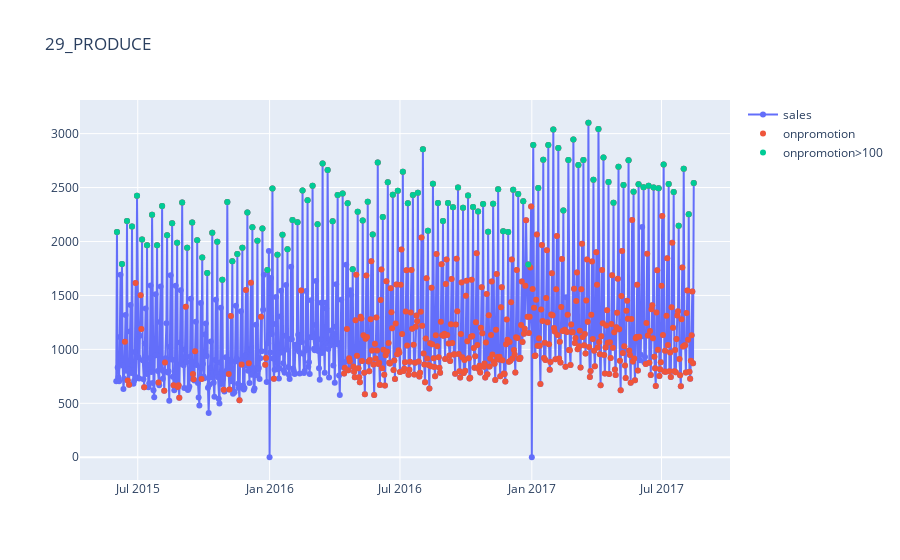

Write notebook code for a chart like this one.
### Code cell
df_plot = train_proc_sales[train_proc_sales['comb']=='29_PRODUCE'].copy()
df_plot = df_plot[df_plot['date']>=df_plot[df_plot['sales']!=0]['date'].min()].copy()
df_plot['date'] = pd.to_datetime(df_plot['date'])

fig = go.Figure()
fig.add_trace(go.Scatter(x=df_plot['date'],
y=df_plot['sales'],
name='sales',
mode='lines+markers',
text=df_plot['date'].dt.strftime('%b %d, %Y, %a'),
hovertemplate='%{text}, %{y:.2f}'))
fig.add_trace(go.Scatter(x=df_plot[df_plot['onpromotion']>0]['date'],
y=df_plot[df_plot['onpromotion']>0]['sales'],
name='onpromotion',
mode='markers',
text=df_plot[df_plot['onpromotion']>0]['date'].dt.strftime('%b %d, %Y, %a'),
hovertemplate='%{text}, %{y:.2f}'))
fig.add_trace(go.Scatter(x=df_plot[df_plot['onpromotion']>100]['date'],
y=df_plot[df_plot['onpromotion']>100]['sales'],
name='onpromotion>100',
mode='markers',
text=df_plot[df_plot['onpromotion']>100]['date'].dt.strftime('%b %d, %Y, %a'),
hovertemplate='%{text}, %{y:.2f}'))
fig.update_layout(title='29_PRODUCE')
fig.show()

# Some items are on promotion on all dates towards from Apr 2016 but more 
# than 100 items are on promotion only on tuesdays and because of this there is high sales on tuesday

### Figure 1 — Plotly figure (JSON) as saved in the notebook; plotly's stock layout.template omitted (floating-point values rounded to 4 significant figures; data arrays with more than 128 entries replaced by an {"elided": "..."} marker saying what was removed)
{"data": [{"hovertemplate": "%{text}, %{y:.2f}", "mode": "lines+markers", "name": "sales", "text": {"elided": "805 str values"}, "type": "scatter", "x": {"elided": "805 str values"}, "y": {"elided": "805 float values"}}, {"hovertemplate": "%{text}, %{y:.2f}", "mode": "markers", "name": "onpromotion", "text": {"elided": "552 str values"}, "type": "scatter", "x": {"elided": "552 str values"}, "y": {"elided": "552 float values"}}, {"hovertemplate": "%{text}, %{y:.2f}", "mode": "markers", "name": "onpromotion>100", "text": ["Jun 02, 2015, Tue", "Jun 09, 2015, Tue", "Jun 16, 2015, Tue", "Jun 23, 2015, Tue", "Jun 30, 2015, Tue", "Jul 07, 2015, Tue", "Jul 14, 2015, Tue", "Jul 21, 2015, Tue", "Jul 28, 2015, Tue", "Aug 04, 2015, Tue", "Aug 11, 2015, Tue", "Aug 18, 2015, Tue", "Aug 25, 2015, Tue", "Sep 01, 2015, Tue", "Sep 08, 2015, Tue", "Sep 15, 2015, Tue", "Sep 22, 2015, Tue", "Sep 29, 2015, Tue", "Oct 06, 2015, Tue", "Oct 13, 2015, Tue", "Oct 20, 2015, Tue", "Oct 27, 2015, Tue", "Nov 03, 2015, Tue", "Nov 10, 2015, Tue", "Nov 17, 2015, Tue", "Nov 24, 2015, Tue", "Dec 01, 2015, Tue", "Dec 08, 2015, Tue", "Dec 15, 2015, Tue", "Dec 22, 2015, Tue", "Dec 29, 2015, Tue", "Jan 05, 2016, Tue", "Jan 12, 2016, Tue", "Jan 19, 2016, Tue", "Jan 26, 2016, Tue", "Feb 02, 2016, Tue", "Feb 09, 2016, Tue", "Feb 16, 2016, Tue", "Feb 23, 2016, Tue", "Mar 01, 2016, Tue", "Mar 08, 2016, Tue", "Mar 15, 2016, Tue", "Mar 22, 2016, Tue", "Mar 29, 2016, Tue", "Apr 05, 2016, Tue", "Apr 12, 2016, Tue", "Apr 19, 2016, Tue", "Apr 26, 2016, Tue", "May 03, 2016, Tue", "May 10, 2016, Tue", "May 17, 2016, Tue", "May 24, 2016, Tue", "May 31, 2016, Tue", "Jun 07, 2016, Tue", "Jun 14, 2016, Tue", "Jun 21, 2016, Tue", "Jun 28, 2016, Tue", "Jul 05, 2016, Tue", "Jul 12, 2016, Tue", "Jul 19, 2016, Tue", "Jul 26, 2016, Tue", "Aug 02, 2016, Tue", "Aug 09, 2016, Tue", "Aug 16, 2016, Tue", "Aug 23, 2016, Tue", "Aug 30, 2016, Tue", "Sep 06, 2016, Tue", "Sep 13, 2016, Tue", "Sep 20, 2016, Tue", "Sep 27, 2016, Tue", "Oct 04, 2016, Tue", "Oct 11, 2016, Tue", "Oct 18, 2016, Tue", "Oct 25, 2016, Tue", "Nov 01, 2016, Tue", "Nov 08, 2016, Tue", "Nov 15, 2016, Tue", "Nov 22, 2016, Tue", "Nov 29, 2016, Tue", "Dec 06, 2016, Tue", "Dec 13, 2016, Tue", "Dec 20, 2016, Tue", "Dec 27, 2016, Tue", "Jan 03, 2017, Tue", "Jan 10, 2017, Tue", "Jan 17, 2017, Tue", "Jan 24, 2017, Tue", "Jan 31, 2017, Tue", "Feb 07, 2017, Tue", "Feb 14, 2017, Tue", "Feb 21, 2017, Tue", "Feb 28, 2017, Tue", "Mar 07, 2017, Tue", "Mar 14, 2017, Tue", "Mar 21, 2017, Tue", "Mar 28, 2017, Tue", "Apr 04, 2017, Tue", "Apr 11, 2017, Tue", "Apr 18, 2017, Tue", "Apr 25, 2017, Tue", "May 02, 2017, Tue", "May 09, 2017, Tue", "May 16, 2017, Tue", "May 23, 2017, Tue", "May 30, 2017, Tue", "Jun 06, 2017, Tue", "Jun 13, 2017, Tue", "Jun 20, 2017, Tue", "Jun 27, 2017, Tue", "Jul 04, 2017, Tue", "Jul 11, 2017, Tue", "Jul 18, 2017, Tue", "Jul 25, 2017, Tue", "Aug 01, 2017, Tue", "Aug 08, 2017, Tue", "Aug 15, 2017, Tue"], "type": "scatter", "x": ["2015-06-02T00:00:00", "2015-06-09T00:00:00", "2015-06-16T00:00:00", "2015-06-23T00:00:00", "2015-06-30T00:00:00", "2015-07-07T00:00:00", "2015-07-14T00:00:00", "2015-07-21T00:00:00", "2015-07-28T00:00:00", "2015-08-04T00:00:00", "2015-08-11T00:00:00", "2015-08-18T00:00:00", "2015-08-25T00:00:00", "2015-09-01T00:00:00", "2015-09-08T00:00:00", "2015-09-15T00:00:00", "2015-09-22T00:00:00", "2015-09-29T00:00:00", "2015-10-06T00:00:00", "2015-10-13T00:00:00", "2015-10-20T00:00:00", "2015-10-27T00:00:00", "2015-11-03T00:00:00", "2015-11-10T00:00:00", "2015-11-17T00:00:00", "2015-11-24T00:00:00", "2015-12-01T00:00:00", "2015-12-08T00:00:00", "2015-12-15T00:00:00", "2015-12-22T00:00:00", "2015-12-29T00:00:00", "2016-01-05T00:00:00", "2016-01-12T00:00:00", "2016-01-19T00:00:00", "2016-01-26T00:00:00", "2016-02-02T00:00:00", "2016-02-09T00:00:00", "2016-02-16T00:00:00", "2016-02-23T00:00:00", "2016-03-01T00:00:00", "2016-03-08T00:00:00", "2016-03-15T00:00:00", "2016-03-22T00:00:00", "2016-03-29T00:00:00", "2016-04-05T00:00:00", "2016-04-12T00:00:00", "2016-04-19T00:00:00", "2016-04-26T00:00:00", "2016-05-03T00:00:00", "2016-05-10T00:00:00", "2016-05-17T00:00:00", "2016-05-24T00:00:00", "2016-05-31T00:00:00", "2016-06-07T00:00:00", "2016-06-14T00:00:00", "2016-06-21T00:00:00", "2016-06-28T00:00:00", "2016-07-05T00:00:00", "2016-07-12T00:00:00", "2016-07-19T00:00:00", "2016-07-26T00:00:00", "2016-08-02T00:00:00", "2016-08-09T00:00:00", "2016-08-16T00:00:00", "2016-08-23T00:00:00", "2016-08-30T00:00:00", "2016-09-06T00:00:00", "2016-09-13T00:00:00", "2016-09-20T00:00:00", "2016-09-27T00:00:00", "2016-10-04T00:00:00", "2016-10-11T00:00:00", "2016-10-18T00:00:00", "2016-10-25T00:00:00", "2016-11-01T00:00:00", "2016-11-08T00:00:00", "2016-11-15T00:00:00", "2016-11-22T00:00:00", "2016-11-29T00:00:00", "2016-12-06T00:00:00", "2016-12-13T00:00:00", "2016-12-20T00:00:00", "2016-12-27T00:00:00", "2017-01-03T00:00:00", "2017-01-10T00:00:00", "2017-01-17T00:00:00", "2017-01-24T00:00:00", "2017-01-31T00:00:00", "2017-02-07T00:00:00", "2017-02-14T00:00:00", "2017-02-21T00:00:00", "2017-02-28T00:00:00", "2017-03-07T00:00:00", "2017-03-14T00:00:00", "2017-03-21T00:00:00", "2017-03-28T00:00:00", "2017-04-04T00:00:00", "2017-04-11T00:00:00", "2017-04-18T00:00:00", "2017-04-25T00:00:00", "2017-05-02T00:00:00", "2017-05-09T00:00:00", "2017-05-16T00:00:00", "2017-05-23T00:00:00", "2017-05-30T00:00:00", "2017-06-06T00:00:00", "2017-06-13T00:00:00", "2017-06-20T00:00:00", "2017-06-27T00:00:00", "2017-07-04T00:00:00", "2017-07-11T00:00:00", "2017-07-18T00:00:00", "2017-07-25T00:00:00", "2017-08-01T00:00:00", "2017-08-08T00:00:00", "2017-08-15T00:00:00"], "y": [2088.0, 1791.0, 2190.0, 2138.0, 2424.0, 2018.0, 1965.0, 2249.0, 1964.0, 2329.0, 2059.0, 2168.0, 1988.0, 2361.0, 1941.0, 2176.0, 2012.0, 1852.0, 1707.0, 2080.0, 1997.0, 1646.0, 2367.0, 1816.0, 1883.0, 1941.0, 2268.0, 2131.0, 2008.0, 2120.0, 1736.0, 2491.0, 1876.0, 2062.0, 1928.0, 2198.0, 2178.0, 2472.0, 2383.0, 2516.0, 2159.0, 2724.0, 2662.0, 2188.0, 2430.0, 2445.0, 2355.0, 1743.0, 2274.0, 2194.0, 2368.0, 2064.0, 2732.0, 2228.0, 2549.0, 2434.0, 2470.0, 2646.0, 2354.0, 2430.0, 2452.0, 2856.0, 2100.0, 2536.0, 2357.0, 2189.0, 2357.0, 2317.0, 2500.0, 2313.0, 2425.0, 2319.0, 2279.0, 2348.0, 2091.0, 2351.0, 2484.0, 2095.0, 2088.0, 2480.0, 2440.0, 2374.0, 1787.0, 2894.0, 2496.0, 2757.0, 2894.0, 3038.0, 2865.0, 2288.0, 2755.0, 2946.0, 2709.0, 2756.0, 3101.0, 2573.0, 3043.0, 2778.0, 2553.0, 2358.0, 2694.0, 2525.0, 2754.0, 2461.0, 2531.0, 2503.0, 2517.0, 2500.0, 2493.0, 2713.0, 2532.0, 2458.0, 2145.0, 2674.0, 2251.0, 2541.0]}], "layout": {"title": {"text": "29_PRODUCE"}}}
